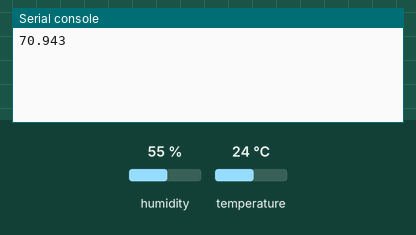
This program was run on a simulated CircuitPython board. Shown: the last lines printed to the serial console. The inputs (shaded band) are chosen by the test bench; at power-on: humidity 55 %, temperature 24 °C.

Above: at 1.2 s.
1.3 s: humidity set to 22 %
At 2.5 s:
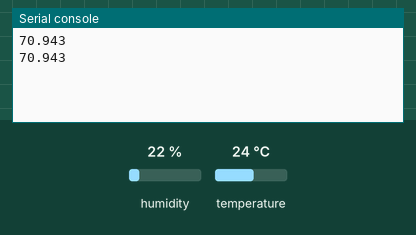
3.0 s: temperature set to 12 °C
At 4.5 s:
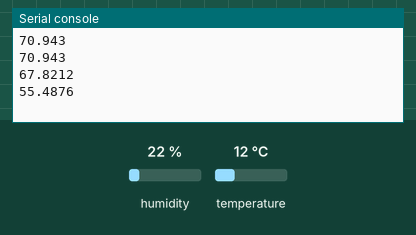
4.7 s: humidity set to 40 %
At 6.3 s:
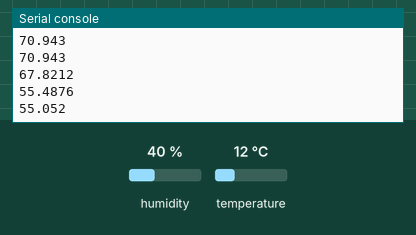
Timing chart, 0 to 7.8 s (numbered marks = the images above; inputs shaded):
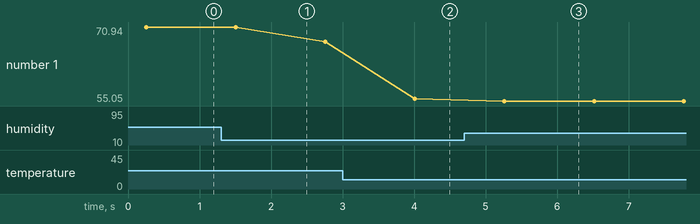

The program:

main10-1-fix.py
```python
import time
import board
import adafruit_dht

dhtDevice = adafruit_dht.DHT11(board.D4)

try:
    while True:
        humi = dhtDevice.humidity
        temp = dhtDevice.temperature
        di = (1.8 * temp) - (0.55 * (1 - humi / 100.0) * (1.8 * temp - 26)) + 32
        print(di)
        time.sleep(1)
except KeyboardInterrupt:
    pass
```

Measured:
- after the input at 3.0 s, the serial console: prints a new line after 1.0 s (image 2)
- after the input at 4.7 s, the serial console: prints a new line after 0.56 s (image 3)
- plotted number 1: 70.94 → 67.82 after the input at 1.3 s, 67.82 → 55.49 after the input at 3.0 s, 55.49 → 55.05 after the input at 4.7 s
